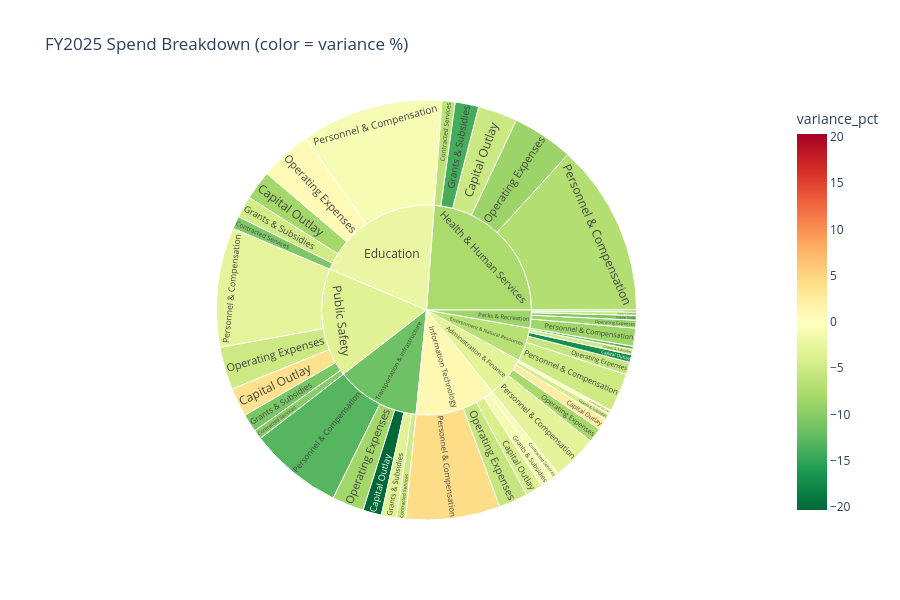

Here is the notebook cell this chart was saved with:
### Markdown cell above
Interactive drill-down: agency → department → category, with forecast overlay. (Also shipped as a standalone Streamlit app — see `dashboard/app.py`.)

### Code cell
sun_df = master[master.fiscal_year == latest_complete].copy()
fig = px.sunburst(sun_df, path=["dept_name", "category_name"], values="actual_spend",
                   color="variance_pct", color_continuous_scale="RdYlGn_r", color_continuous_midpoint=0,
                   title=f"FY{latest_complete} Spend Breakdown (color = variance %)")
fig.update_layout(height=600)
fig.show()

### Figure 1 — Plotly figure (JSON) as saved in the notebook; plotly's stock layout.template omitted (floating-point values rounded to 4 significant figures)
{"data": [{"branchvalues": "total", "customdata": [[3.98], [-10.06], [-10.95], [-5.08], [-2.82], [-5.22], [-6.49], [-14.0], [-8.78], [-7.19], [-20.31], [-5.02], [-3.35], [-8.36], [-13.06], [-8.21], [-10.71], [-4.71], [0.68], [-0.86], [2.34], [0.06], [-4.4], [-7.95], [-2.92], [-17.01], [-11.41], [-4.76], [-5.7], [-4.99], [-4.01], [-0.81], [-1.06], [-5.65], [4.3], [-10.77], [-8.69], [-5.49], [-8.79], [-8.64], [-3.351], [-7.745], [-11.67], [-2.195], [-3.059], [-6.755], [0.9587], [-8.661]], "domain": {"x": [0.0, 1.0], "y": [0.0, 1.0]}, "hovertemplate": "labels=%{label}<br>actual_spend=%{value}<br>parent=%{parent}<br>id=%{id}<br>variance_pct=%{color}<extra></extra>", "ids": ["Public Safety/Capital Outlay", "Public Safety/Contracted Services", "Public Safety/Grants & Subsidies", "Public Safety/Operating Expenses", "Public Safety/Personnel & Compensation", "Health & Human Services/Capital Outlay", "Health & Human Services/Contracted Services", "Health & Human Services/Grants & Subsidies", "Health & Human Services/Operating Expenses", "Health & Human Services/Personnel & Compensation", "Transportation & Infrastructure/Capital Outlay", "Transportation & Infrastructure/Contracted Services", "Transportation & Infrastructure/Grants & Subsidies", "Transportation & Infrastructure/Operating Expenses", "Transportation & Infrastructure/Personnel & Compensation", "Education/Capital Outlay", "Education/Contracted Services", "Education/Grants & Subsidies", "Education/Operating Expenses", "Education/Personnel & Compensation", "Administration & Finance/Capital Outlay", "Administration & Finance/Contracted Services", "Administration & Finance/Grants & Subsidies", "Administration & Finance/Operating Expenses", "Administration & Finance/Personnel & Compensation", "Environment & Natural Resources/Capital Outlay", "Environment & Natural Resources/Contracted Services", "Environment & Natural Resources/Grants & Subsidies", "Environment & Natural Resources/Operating Expenses", "Environment & Natural Resources/Personnel & Compensation", "Information Technology/Capital Outlay", "Information Technology/Contracted Services", "Information Technology/Grants & Subsidies", "Information Technology/Operating Expenses", "Information Technology/Personnel & Compensation", "Parks & Recreation/Capital Outlay", "Parks & Recreation/Contracted Services", "Parks & Recreation/Grants & Subsidies", "Parks & Recreation/Operating Expenses", "Parks & Recreation/Personnel & Compensation", "Public Safety", "Health & Human Services", "Transportation & Infrastructure", "Education", "Administration & Finance", "Environment & Natural Resources", "Information Technology", "Parks & Recreation"], "labels": ["Capital Outlay", "Contracted Services", "Grants & Subsidies", "Operating Expenses", "Personnel & Compensation", "Capital Outlay", "Contracted Services", "Grants & Subsidies", "Operating Expenses", "Personnel & Compensation", "Capital Outlay", "Contracted Services", "Grants & Subsidies", "Operating Expenses", "Personnel & Compensation", "Capital Outlay", "Contracted Services", "Grants & Subsidies", "Operating Expenses", "Personnel & Compensation", "Capital Outlay", "Contracted Services", "Grants & Subsidies", "Operating Expenses", "Personnel & Compensation", "Capital Outlay", "Contracted Services", "Grants & Subsidies", "Operating Expenses", "Personnel & Compensation", "Capital Outlay", "Contracted Services", "Grants & Subsidies", "Operating Expenses", "Personnel & Compensation", "Capital Outlay", "Contracted Services", "Grants & Subsidies", "Operating Expenses", "Personnel & Compensation", "Public Safety", "Health & Human Services", "Transportation & Infrastructure", "Education", "Administration & Finance", "Environment & Natural Resources", "Information Technology", "Parks & Recreation"], "marker": {"coloraxis": "coloraxis", "colors": [3.98, -10.06, -10.95, -5.08, -2.82, -5.22, -6.49, -14.0, -8.78, -7.19, -20.31, -5.02, -3.35, -8.36, -13.06, -8.21, -10.71, -4.71, 0.68, -0.86, 2.34, 0.06, -4.4, -7.95, -2.92, -17.01, -11.41, -4.76, -5.7, -4.99, -4.01, -0.81, -1.06, -5.65, 4.3, -10.77, -8.69, -5.49, -8.79, -8.64, -3.351, -7.745, -11.67, -2.195, -3.059, -6.755, 0.9587, -8.661]}, "name": "", "parents": ["Public Safety", "Public Safety", "Public Safety", "Public Safety", "Public Safety", "Health & Human Services", "Health & Human Services", "Health & Human Services", "Health & Human Services", "Health & Human Services", "Transportation & Infrastructure", "Transportation & Infrastructure", "Transportation & Infrastructure", "Transportation & Infrastructure", "Transportation & Infrastructure", "Education", "Education", "Education", "Education", "Education", "Administration & Finance", "Administration & Finance", "Administration & Finance", "Administration & Finance", "Administration & Finance", "Environment & Natural Resources", "Environment & Natural Resources", "Environment & Natural Resources", "Environment & Natural Resources", "Environment & Natural Resources", "Information Technology", "Information Technology", "Information Technology", "Information Technology", "Information Technology", "Parks & Recreation", "Parks & Recreation", "Parks & Recreation", "Parks & Recreation", "Parks & Recreation", "", "", "", "", "", "", "", ""], "type": "sunburst", "values": [29820.0, 9709.0, 18780.0, 44410.0, 124200.0, 40810.0, 13590.0, 24570.0, 63570.0, 178800.0, 19350.0, 9170.0, 15830.0, 33050.0, 96990.0, 30390.0, 13190.0, 22430.0, 53820.0, 147500.0, 11720.0, 4291.0, 6495.0, 15230.0, 46800.0, 7859.0, 3212.0, 5713.0, 13060.0, 39880.0, 17710.0, 8337.0, 13000.0, 30040.0, 98020.0, 4937.0, 1977.0, 3509.0, 8148.0, 18700.0, 226900.0, 321300.0, 174400.0, 267300.0, 84530.0, 69720.0, 167100.0, 37270.0]}], "layout": {"coloraxis": {"autocolorscale": false, "cmid": 0, "colorbar": {"title": {"text": "variance_pct"}}, "colorscale": [[0.0, "rgb(0,104,55)"], [0.1, "rgb(26,152,80)"], [0.2, "rgb(102,189,99)"], [0.3, "rgb(166,217,106)"], [0.4, "rgb(217,239,139)"], [0.5, "rgb(255,255,191)"], [0.6, "rgb(254,224,139)"], [0.7, "rgb(253,174,97)"], [0.8, "rgb(244,109,67)"], [0.9, "rgb(215,48,39)"], [1.0, "rgb(165,0,38)"]]}, "height": 600, "legend": {"tracegroupgap": 0}, "title": {"text": "FY2025 Spend Breakdown (color = variance %)"}}}
